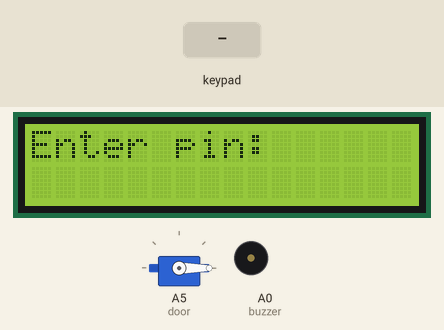
Simulated run of this sketch. Board: Arduino Uno, built with avr-gcc and run on an emulated ATmega328P. On the bench: servo, 16×2 character LCD, buzzer (waves = sounding). Inputs (shaded band) come from the test bench.

Above: at 1.2 s.
1.3 s: keypad keys 2 5 8 0 # pressed 0.4 s apart
At 4.8 s:
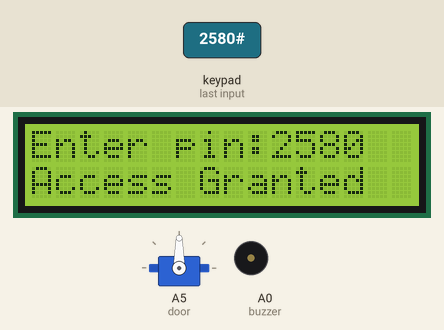
5.2 s: key '#' pressed
8.2 s: key 'A' pressed
At 11.08 s:
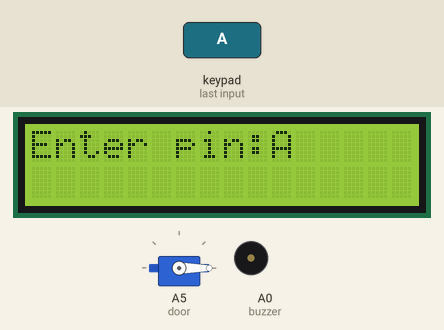
11.2 s: keypad keys 1 3 9 7 # pressed 0.4 s apart
At 14.1 s:
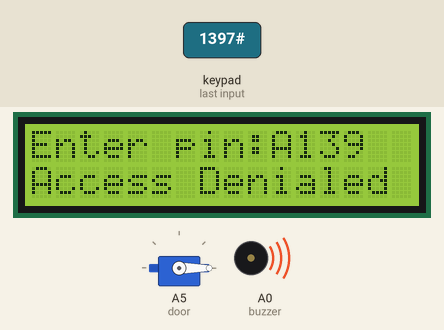
16.2 s: key 'B' pressed
At 16.5 s:
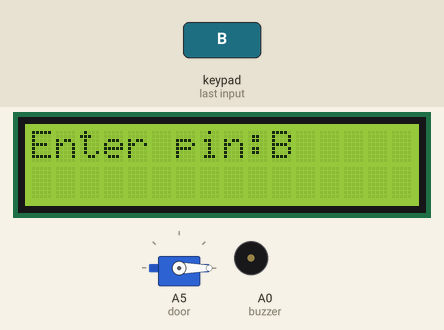
17.7 s: key 'C' pressed
At 19.0 s:
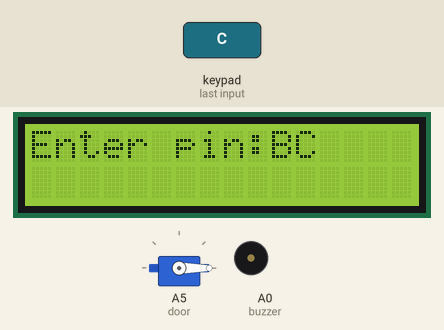
Timing chart, 0 to 20.2 s (numbered marks = the images above; inputs shaded):
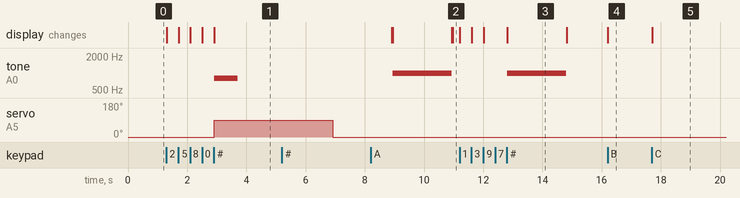

The sketch:

Smart_door.ino
```cpp
#include <Servo.h>*
#include <LiquidCrystal.h>
#include <Keypad.h>
int lcd1=A2;
int lcd2=A3;
char keys[4][4]={
  {'1','2','3','A'},
  {'4','5','6','B'},
  {'7','8','9','C'},
  {'*','0','#','D'}
};

byte rows[4]={13,12,11,10};
byte cols[4]={7,6,5,4};

Keypad KP=Keypad(makeKeymap(keys),
                 rows,
                 cols,
                 4,
                 4);


LiquidCrystal lcd(9,8,3,2,lcd1,lcd2);

Servo door;

int buzzer=A0;
int index=0;

char password[4]={'2','5','8','0'};
char attempt[4];
bool correct_attempt=false;

void setup(){
  door.attach(A5);
  door.write(0);
  lcd.begin(16,2);
  lcd.setCursor(0,0);
  lcd.print("Enter pin:");
}

void loop(){
  char key=KP.getKey();
  if(key){
    lcd.print(key);
    attempt[index]=key;
    index++;
    if(index>4){
      lcd.setCursor(14,0);
      lcd.print("  ");
      lcd.setCursor(14,0);
    }
  }


  if(key=='*'){
    lcd.setCursor(10,0);
    lcd.print("      ");
    lcd.setCursor(10,0);
    index=0;

  }
  else if(key=='#'){
    for(int i=0; i<4; i++){
        if(attempt[i]==password[i]){
          correct_attempt=true;
        }
        else{
          correct_attempt=false;
          break;
        }

      }
      if(correct_attempt){
        lcd.setCursor(0,1);
        lcd.print("Access Granted");
        door.write(90);
        tone(buzzer,800,800);
        delay(4000);
        door.write(0);
      }
      else{
        lcd.setCursor(0,1);
        lcd.print("Access Denialed");
        tone(buzzer,1000,2000);
      }
    delay(2000);
    lcd.setCursor(10,0);
    lcd.print("      ");
    lcd.setCursor(0,1);
    lcd.print("                ");
    lcd.setCursor(10,0);
    index=0;
  }


}
```

Measured:
- after the input at 1.3 s, tone on A0 (buzzer): silent → 800 Hz after 1.6 s, → silent 0.80 s later; servo on A5 (door): 0° → 90° after 1.6 s; the display: first changes at once (image 1 shows a later state)
- after the input at 8.2 s, the display: first differs from a run without the input after 2.8 s (image 2)
- after the input at 11.2 s, tone on A0 (buzzer): silent → 1000 Hz after 1.6 s, → silent 2.0 s later; the display: first changes at once (image 3 shows a later state)
- after the input at 16.2 s, the display: changes at once (image 4)
- after the input at 17.7 s, the display: changes at once (image 5)
- what the display in image 3 shows lasts 2.0 s, from 12.8 s to 14.8 s
